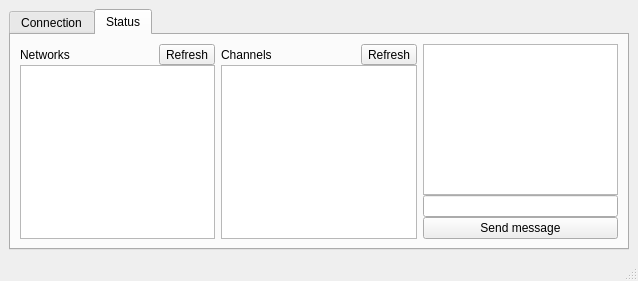
<?xml version="1.0" encoding="UTF-8"?>
<ui version="4.0">
 <class>MainWindow</class>
 <widget class="QMainWindow" name="MainWindow">
  <property name="geometry">
   <rect>
    <x>0</x>
    <y>0</y>
    <width>638</width>
    <height>281</height>
   </rect>
  </property>
  <property name="windowTitle">
   <string>DaZeus 2 Plugin Example</string>
  </property>
  <widget class="QWidget" name="centralwidget">
   <layout class="QHBoxLayout" name="horizontalLayout_2">
    <item>
     <widget class="QTabWidget" name="tabWidget">
      <property name="currentIndex">
       <number>1</number>
      </property>
      <widget class="QWidget" name="tab">
       <attribute name="title">
        <string>Connection</string>
       </attribute>
       <layout class="QHBoxLayout" name="horizontalLayout">
        <item>
         <spacer name="horizontalSpacer">
          <property name="orientation">
           <enum>Qt::Horizontal</enum>
          </property>
          <property name="sizeHint" stdset="0">
           <size>
            <width>40</width>
            <height>20</height>
           </size>
          </property>
         </spacer>
        </item>
        <item>
         <layout class="QVBoxLayout" name="verticalLayout_2">
          <item>
           <spacer name="verticalSpacer">
            <property name="orientation">
             <enum>Qt::Vertical</enum>
            </property>
            <property name="sizeHint" stdset="0">
             <size>
              <width>20</width>
              <height>40</height>
             </size>
            </property>
           </spacer>
          </item>
          <item>
           <widget class="QComboBox" name="comboBox">
            <item>
             <property name="text">
              <string>UNIX path</string>
             </property>
            </item>
            <item>
             <property name="text">
              <string>TCP address + port</string>
             </property>
            </item>
           </widget>
          </item>
          <item>
           <widget class="QLineEdit" name="lineEdit"/>
          </item>
          <item>
           <widget class="QPushButton" name="pushButton">
            <property name="text">
             <string>Connect</string>
            </property>
           </widget>
          </item>
          <item>
           <widget class="QLabel" name="label_3">
            <property name="text">
             <string/>
            </property>
           </widget>
          </item>
          <item>
           <spacer name="verticalSpacer_2">
            <property name="orientation">
             <enum>Qt::Vertical</enum>
            </property>
            <property name="sizeHint" stdset="0">
             <size>
              <width>20</width>
              <height>40</height>
             </size>
            </property>
           </spacer>
          </item>
         </layout>
        </item>
        <item>
         <spacer name="horizontalSpacer_2">
          <property name="orientation">
           <enum>Qt::Horizontal</enum>
          </property>
          <property name="sizeHint" stdset="0">
           <size>
            <width>40</width>
            <height>20</height>
           </size>
          </property>
         </spacer>
        </item>
       </layout>
      </widget>
      <widget class="QWidget" name="tab_2">
       <attribute name="title">
        <string>Status</string>
       </attribute>
       <layout class="QHBoxLayout" name="horizontalLayout_3">
        <item>
         <layout class="QVBoxLayout" name="verticalLayout">
          <property name="spacing">
           <number>0</number>
          </property>
          <item>
           <layout class="QHBoxLayout" name="horizontalLayout_4">
            <item>
             <widget class="QLabel" name="label">
              <property name="text">
               <string>Networks</string>
              </property>
             </widget>
            </item>
            <item>
             <widget class="QToolButton" name="toolButton">
              <property name="text">
               <string>Refresh</string>
              </property>
             </widget>
            </item>
           </layout>
          </item>
          <item>
           <widget class="QListWidget" name="networks"/>
          </item>
         </layout>
        </item>
        <item>
         <layout class="QVBoxLayout" name="verticalLayout_3">
          <property name="spacing">
           <number>0</number>
          </property>
          <item>
           <layout class="QHBoxLayout" name="horizontalLayout_5">
            <item>
             <widget class="QLabel" name="label_2">
              <property name="text">
               <string>Channels</string>
              </property>
             </widget>
            </item>
            <item>
             <widget class="QToolButton" name="toolButton_2">
              <property name="text">
               <string>Refresh</string>
              </property>
             </widget>
            </item>
           </layout>
          </item>
          <item>
           <widget class="QListWidget" name="channels"/>
          </item>
         </layout>
        </item>
        <item>
         <layout class="QVBoxLayout" name="verticalLayout_4">
          <property name="spacing">
           <number>0</number>
          </property>
          <item>
           <widget class="QListWidget" name="messages"/>
          </item>
          <item>
           <widget class="QLineEdit" name="message"/>
          </item>
          <item>
           <widget class="QPushButton" name="sendMessage">
            <property name="text">
             <string>Send message</string>
            </property>
           </widget>
          </item>
         </layout>
        </item>
       </layout>
      </widget>
     </widget>
    </item>
   </layout>
  </widget>
  <widget class="QMenuBar" name="menubar">
   <property name="geometry">
    <rect>
     <x>0</x>
     <y>0</y>
     <width>638</width>
     <height>22</height>
    </rect>
   </property>
  </widget>
  <widget class="QStatusBar" name="statusbar"/>
 </widget>
 <resources/>
 <connections/>
</ui>
